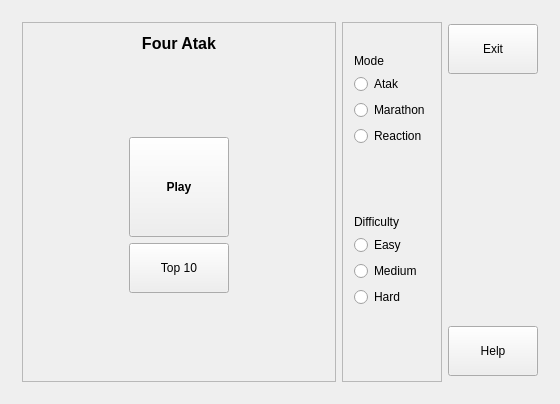
<?xml version="1.0" encoding="UTF-8"?>
<ui version="4.0">
 <class>MainWindow</class>
 <widget class="QMainWindow" name="MainWindow">
  <property name="geometry">
   <rect>
    <x>0</x>
    <y>0</y>
    <width>560</width>
    <height>402</height>
   </rect>
  </property>
  <property name="windowTitle">
   <string>MainWindow</string>
  </property>
  <widget class="QWidget" name="centralWidget">
   <layout class="QGridLayout" name="gridLayout_5">
    <item row="0" column="0">
     <widget class="QStackedWidget" name="stack">
      <property name="currentIndex">
       <number>0</number>
      </property>
      <widget class="QWidget" name="pageMenu">
       <layout class="QGridLayout" name="gridLayout_6">
        <item row="0" column="0" rowspan="4">
         <widget class="QFrame" name="frame_4">
          <property name="frameShape">
           <enum>QFrame::StyledPanel</enum>
          </property>
          <property name="frameShadow">
           <enum>QFrame::Raised</enum>
          </property>
          <layout class="QGridLayout" name="gridLayout_2">
           <item row="0" column="0" colspan="3">
            <widget class="QLabel" name="label_3">
             <property name="font">
              <font>
               <pointsize>12</pointsize>
               <weight>75</weight>
               <bold>true</bold>
              </font>
             </property>
             <property name="text">
              <string>Four Atak</string>
             </property>
             <property name="alignment">
              <set>Qt::AlignCenter</set>
             </property>
            </widget>
           </item>
           <item row="2" column="0">
            <spacer name="horizontalSpacer_2">
             <property name="orientation">
              <enum>Qt::Horizontal</enum>
             </property>
             <property name="sizeHint" stdset="0">
              <size>
               <width>72</width>
               <height>97</height>
              </size>
             </property>
            </spacer>
           </item>
           <item row="2" column="1">
            <widget class="QPushButton" name="btnPlayMenu">
             <property name="sizePolicy">
              <sizepolicy hsizetype="Preferred" vsizetype="MinimumExpanding">
               <horstretch>0</horstretch>
               <verstretch>0</verstretch>
              </sizepolicy>
             </property>
             <property name="minimumSize">
              <size>
               <width>100</width>
               <height>100</height>
              </size>
             </property>
             <property name="maximumSize">
              <size>
               <width>100</width>
               <height>100</height>
              </size>
             </property>
             <property name="font">
              <font>
               <pointsize>9</pointsize>
               <weight>75</weight>
               <bold>true</bold>
              </font>
             </property>
             <property name="layoutDirection">
              <enum>Qt::LeftToRight</enum>
             </property>
             <property name="styleSheet">
              <string notr="true">padding:9px</string>
             </property>
             <property name="text">
              <string>Play</string>
             </property>
            </widget>
           </item>
           <item row="2" column="2">
            <spacer name="horizontalSpacer">
             <property name="orientation">
              <enum>Qt::Horizontal</enum>
             </property>
             <property name="sizeHint" stdset="0">
              <size>
               <width>40</width>
               <height>20</height>
              </size>
             </property>
            </spacer>
           </item>
           <item row="3" column="1">
            <widget class="QPushButton" name="btnScoreMenu">
             <property name="minimumSize">
              <size>
               <width>90</width>
               <height>50</height>
              </size>
             </property>
             <property name="maximumSize">
              <size>
               <width>100</width>
               <height>16777215</height>
              </size>
             </property>
             <property name="styleSheet">
              <string notr="true">padding:9px</string>
             </property>
             <property name="text">
              <string>Top 10</string>
             </property>
            </widget>
           </item>
           <item row="4" column="1">
            <spacer name="verticalSpacer_3">
             <property name="orientation">
              <enum>Qt::Vertical</enum>
             </property>
             <property name="sizeHint" stdset="0">
              <size>
               <width>20</width>
               <height>40</height>
              </size>
             </property>
            </spacer>
           </item>
           <item row="1" column="1">
            <spacer name="verticalSpacer_4">
             <property name="orientation">
              <enum>Qt::Vertical</enum>
             </property>
             <property name="sizeHint" stdset="0">
              <size>
               <width>20</width>
               <height>40</height>
              </size>
             </property>
            </spacer>
           </item>
          </layout>
         </widget>
        </item>
        <item row="0" column="1" rowspan="4">
         <widget class="QFrame" name="frame_2">
          <property name="frameShape">
           <enum>QFrame::StyledPanel</enum>
          </property>
          <property name="frameShadow">
           <enum>QFrame::Raised</enum>
          </property>
          <property name="lineWidth">
           <number>1</number>
          </property>
          <layout class="QGridLayout" name="gridLayout_11">
           <item row="1" column="0">
            <widget class="QLabel" name="label_2">
             <property name="font">
              <font>
               <pointsize>9</pointsize>
              </font>
             </property>
             <property name="styleSheet">
              <string notr="true"/>
             </property>
             <property name="text">
              <string>Mode</string>
             </property>
            </widget>
           </item>
           <item row="2" column="0">
            <widget class="QRadioButton" name="rdoAtak">
             <property name="focusPolicy">
              <enum>Qt::NoFocus</enum>
             </property>
             <property name="styleSheet">
              <string notr="true"/>
             </property>
             <property name="text">
              <string>Atak</string>
             </property>
            </widget>
           </item>
           <item row="3" column="0">
            <widget class="QRadioButton" name="rdoMarathon">
             <property name="focusPolicy">
              <enum>Qt::NoFocus</enum>
             </property>
             <property name="styleSheet">
              <string notr="true"/>
             </property>
             <property name="text">
              <string>Marathon</string>
             </property>
            </widget>
           </item>
           <item row="4" column="0">
            <widget class="QRadioButton" name="rdoReact">
             <property name="focusPolicy">
              <enum>Qt::NoFocus</enum>
             </property>
             <property name="styleSheet">
              <string notr="true"/>
             </property>
             <property name="text">
              <string>Reaction</string>
             </property>
            </widget>
           </item>
           <item row="5" column="0">
            <spacer name="verticalSpacer_5">
             <property name="orientation">
              <enum>Qt::Vertical</enum>
             </property>
             <property name="sizeHint" stdset="0">
              <size>
               <width>20</width>
               <height>30</height>
              </size>
             </property>
            </spacer>
           </item>
           <item row="6" column="0">
            <widget class="QLabel" name="lblDifficulty">
             <property name="font">
              <font>
               <pointsize>9</pointsize>
              </font>
             </property>
             <property name="styleSheet">
              <string notr="true"/>
             </property>
             <property name="text">
              <string>Difficulty</string>
             </property>
            </widget>
           </item>
           <item row="7" column="0">
            <widget class="QRadioButton" name="rdoEasy">
             <property name="focusPolicy">
              <enum>Qt::NoFocus</enum>
             </property>
             <property name="styleSheet">
              <string notr="true"/>
             </property>
             <property name="text">
              <string>Easy</string>
             </property>
            </widget>
           </item>
           <item row="8" column="0">
            <widget class="QRadioButton" name="rdoMedium">
             <property name="focusPolicy">
              <enum>Qt::NoFocus</enum>
             </property>
             <property name="styleSheet">
              <string notr="true"/>
             </property>
             <property name="text">
              <string>Medium</string>
             </property>
            </widget>
           </item>
           <item row="9" column="0">
            <widget class="QRadioButton" name="rdoHard">
             <property name="focusPolicy">
              <enum>Qt::NoFocus</enum>
             </property>
             <property name="styleSheet">
              <string notr="true"/>
             </property>
             <property name="text">
              <string>Hard</string>
             </property>
            </widget>
           </item>
           <item row="0" column="0">
            <spacer name="verticalSpacer_7">
             <property name="orientation">
              <enum>Qt::Vertical</enum>
             </property>
             <property name="sizeType">
              <enum>QSizePolicy::Fixed</enum>
             </property>
             <property name="sizeHint" stdset="0">
              <size>
               <width>20</width>
               <height>20</height>
              </size>
             </property>
            </spacer>
           </item>
           <item row="10" column="0">
            <spacer name="verticalSpacer_8">
             <property name="orientation">
              <enum>Qt::Vertical</enum>
             </property>
             <property name="sizeType">
              <enum>QSizePolicy::MinimumExpanding</enum>
             </property>
             <property name="sizeHint" stdset="0">
              <size>
               <width>20</width>
               <height>25</height>
              </size>
             </property>
            </spacer>
           </item>
          </layout>
         </widget>
        </item>
        <item row="0" column="2">
         <widget class="QPushButton" name="btnExit">
          <property name="minimumSize">
           <size>
            <width>90</width>
            <height>50</height>
           </size>
          </property>
          <property name="maximumSize">
           <size>
            <width>16777215</width>
            <height>45</height>
           </size>
          </property>
          <property name="layoutDirection">
           <enum>Qt::LeftToRight</enum>
          </property>
          <property name="styleSheet">
           <string notr="true">padding:9px</string>
          </property>
          <property name="text">
           <string>Exit</string>
          </property>
         </widget>
        </item>
        <item row="1" column="2">
         <spacer name="verticalSpacer_6">
          <property name="orientation">
           <enum>Qt::Vertical</enum>
          </property>
          <property name="sizeHint" stdset="0">
           <size>
            <width>20</width>
            <height>40</height>
           </size>
          </property>
         </spacer>
        </item>
        <item row="2" column="2">
         <widget class="QPushButton" name="btnHelp">
          <property name="minimumSize">
           <size>
            <width>90</width>
            <height>50</height>
           </size>
          </property>
          <property name="styleSheet">
           <string notr="true">padding:9px</string>
          </property>
          <property name="text">
           <string>Help</string>
          </property>
         </widget>
        </item>
       </layout>
      </widget>
      <widget class="QWidget" name="pageGame">
       <layout class="QGridLayout" name="gridLayout">
        <item row="0" column="0" rowspan="9">
         <widget class="QFrame" name="frameArea">
          <property name="frameShape">
           <enum>QFrame::StyledPanel</enum>
          </property>
          <property name="frameShadow">
           <enum>QFrame::Raised</enum>
          </property>
          <widget class="QLabel" name="lblGameMessage">
           <property name="geometry">
            <rect>
             <x>10</x>
             <y>70</y>
             <width>401</width>
             <height>61</height>
            </rect>
           </property>
           <property name="font">
            <font>
             <pointsize>10</pointsize>
             <weight>75</weight>
             <bold>true</bold>
            </font>
           </property>
           <property name="text">
            <string/>
           </property>
           <property name="alignment">
            <set>Qt::AlignCenter</set>
           </property>
          </widget>
         </widget>
        </item>
        <item row="2" column="1">
         <widget class="QLabel" name="label">
          <property name="text">
           <string>Time</string>
          </property>
         </widget>
        </item>
        <item row="3" column="1">
         <widget class="QLCDNumber" name="lcdTime">
          <property name="minimumSize">
           <size>
            <width>0</width>
            <height>45</height>
           </size>
          </property>
          <property name="maximumSize">
           <size>
            <width>90</width>
            <height>16777215</height>
           </size>
          </property>
          <property name="styleSheet">
           <string notr="true"/>
          </property>
          <property name="frameShape">
           <enum>QFrame::Box</enum>
          </property>
          <property name="frameShadow">
           <enum>QFrame::Raised</enum>
          </property>
          <property name="smallDecimalPoint">
           <bool>true</bool>
          </property>
          <property name="numDigits">
           <number>4</number>
          </property>
          <property name="digitCount">
           <number>4</number>
          </property>
         </widget>
        </item>
        <item row="4" column="1">
         <widget class="QLabel" name="labelGameHits">
          <property name="text">
           <string>Hits</string>
          </property>
         </widget>
        </item>
        <item row="5" column="1">
         <widget class="QLCDNumber" name="lcdScore">
          <property name="minimumSize">
           <size>
            <width>0</width>
            <height>45</height>
           </size>
          </property>
          <property name="numDigits">
           <number>3</number>
          </property>
          <property name="digitCount">
           <number>3</number>
          </property>
         </widget>
        </item>
        <item row="6" column="1">
         <spacer name="verticalSpacer">
          <property name="orientation">
           <enum>Qt::Vertical</enum>
          </property>
          <property name="sizeHint" stdset="0">
           <size>
            <width>77</width>
            <height>48</height>
           </size>
          </property>
         </spacer>
        </item>
        <item row="7" column="1">
         <widget class="QPushButton" name="btnStart">
          <property name="minimumSize">
           <size>
            <width>90</width>
            <height>50</height>
           </size>
          </property>
          <property name="styleSheet">
           <string notr="true">padding:9px</string>
          </property>
          <property name="text">
           <string>Start</string>
          </property>
         </widget>
        </item>
        <item row="0" column="1">
         <widget class="QPushButton" name="btnBackGame">
          <property name="minimumSize">
           <size>
            <width>90</width>
            <height>50</height>
           </size>
          </property>
          <property name="styleSheet">
           <string notr="true">padding:9px</string>
          </property>
          <property name="text">
           <string>Back</string>
          </property>
         </widget>
        </item>
       </layout>
      </widget>
      <widget class="QWidget" name="pageHelp">
       <layout class="QGridLayout" name="gridLayout_3">
        <item row="0" column="0" rowspan="2">
         <widget class="QFrame" name="frame_3">
          <property name="frameShape">
           <enum>QFrame::StyledPanel</enum>
          </property>
          <property name="frameShadow">
           <enum>QFrame::Raised</enum>
          </property>
          <layout class="QGridLayout" name="gridLayout_4">
           <item row="0" column="0">
            <widget class="QLabel" name="label_4">
             <property name="font">
              <font>
               <pointsize>11</pointsize>
               <weight>75</weight>
               <bold>true</bold>
              </font>
             </property>
             <property name="text">
              <string>Help</string>
             </property>
            </widget>
           </item>
           <item row="1" column="0">
            <widget class="QTextBrowser" name="textBrowser">
             <property name="font">
              <font>
               <pointsize>6</pointsize>
              </font>
             </property>
             <property name="html">
              <string>&lt;!DOCTYPE HTML PUBLIC &quot;-//W3C//DTD HTML 4.0//EN&quot; &quot;http://www.w3.org/TR/REC-html40/strict.dtd&quot;&gt;
&lt;html&gt;&lt;head&gt;&lt;meta name=&quot;qrichtext&quot; content=&quot;1&quot; /&gt;&lt;style type=&quot;text/css&quot;&gt;
p, li { white-space: pre-wrap; }
&lt;/style&gt;&lt;/head&gt;&lt;body style=&quot; font-family:'MS Shell Dlg 2'; font-size:6pt; font-weight:400; font-style:normal;&quot;&gt;
&lt;p style=&quot; margin-top:0px; margin-bottom:0px; margin-left:0px; margin-right:0px; -qt-block-indent:0; text-indent:0px;&quot;&gt;&lt;span style=&quot; font-size:8pt;&quot;&gt;Four Atak 1.1.0&lt;/span&gt;&lt;/p&gt;
&lt;p style=&quot; margin-top:0px; margin-bottom:0px; margin-left:0px; margin-right:0px; -qt-block-indent:0; text-indent:0px;&quot;&gt;&lt;span style=&quot; font-size:8pt;&quot;&gt;(c) T.Makalainen, 2011&lt;/span&gt;&lt;/p&gt;
&lt;p style=&quot;-qt-paragraph-type:empty; margin-top:0px; margin-bottom:0px; margin-left:0px; margin-right:0px; -qt-block-indent:0; text-indent:0px; font-size:8pt;&quot;&gt;&lt;/p&gt;
&lt;p style=&quot; margin-top:0px; margin-bottom:0px; margin-left:0px; margin-right:0px; -qt-block-indent:0; text-indent:0px;&quot;&gt;&lt;span style=&quot; font-size:8pt;&quot;&gt;Gameplay:  Click four buttons in game area either in numerical or in alphabetical order depending on the difficulty level. Gameplay is different in Reaction-mode, see below. &lt;/span&gt;&lt;/p&gt;
&lt;p style=&quot;-qt-paragraph-type:empty; margin-top:0px; margin-bottom:0px; margin-left:0px; margin-right:0px; -qt-block-indent:0; text-indent:0px; font-size:8pt;&quot;&gt;&lt;/p&gt;
&lt;p style=&quot; margin-top:0px; margin-bottom:0px; margin-left:0px; margin-right:0px; -qt-block-indent:0; text-indent:0px;&quot;&gt;&lt;span style=&quot; font-size:8pt;&quot;&gt;Modes: &lt;/span&gt;&lt;/p&gt;
&lt;p style=&quot; margin-top:0px; margin-bottom:0px; margin-left:0px; margin-right:0px; -qt-block-indent:0; text-indent:0px;&quot;&gt;&lt;span style=&quot; font-size:8pt;&quot;&gt;- Atak-mode is a quick game with four buttons appearing four times. If you fail four times, it's game over. Try to get the fastest time.&lt;/span&gt;&lt;/p&gt;
&lt;p style=&quot; margin-top:0px; margin-bottom:0px; margin-left:0px; margin-right:0px; -qt-block-indent:0; text-indent:0px;&quot;&gt;&lt;span style=&quot; font-size:8pt;&quot;&gt;- Marathon-mode is similar, but lasts one minute. Fails are not counted. Try to hit as many buttons as possible.&lt;/span&gt;&lt;/p&gt;
&lt;p style=&quot; margin-top:0px; margin-bottom:0px; margin-left:0px; margin-right:0px; -qt-block-indent:0; text-indent:0px;&quot;&gt;&lt;span style=&quot; font-size:8pt;&quot;&gt;- In Reaction-mode very big button is shown in random intervals from 0.5 to 4.5 seconds. Hit three times, and two best times of those reactions are averaged.&lt;/span&gt;&lt;/p&gt;
&lt;p style=&quot;-qt-paragraph-type:empty; margin-top:0px; margin-bottom:0px; margin-left:0px; margin-right:0px; -qt-block-indent:0; text-indent:0px; font-size:8pt;&quot;&gt;&lt;/p&gt;
&lt;p style=&quot; margin-top:0px; margin-bottom:0px; margin-left:0px; margin-right:0px; -qt-block-indent:0; text-indent:0px;&quot;&gt;&lt;span style=&quot; font-size:8pt;&quot;&gt;Levels (not available in Reaction-mode):&lt;/span&gt;&lt;/p&gt;
&lt;p style=&quot; margin-top:0px; margin-bottom:0px; margin-left:0px; margin-right:0px; -qt-block-indent:0; text-indent:0px;&quot;&gt;&lt;span style=&quot; font-size:8pt;&quot;&gt;- Easy: Buttons have numbers from one to four.&lt;/span&gt;&lt;/p&gt;
&lt;p style=&quot; margin-top:0px; margin-bottom:0px; margin-left:0px; margin-right:0px; -qt-block-indent:0; text-indent:0px;&quot;&gt;&lt;span style=&quot; font-size:8pt;&quot;&gt;- Medium: Random numbers from one to nine.&lt;/span&gt;&lt;/p&gt;
&lt;p style=&quot; margin-top:0px; margin-bottom:0px; margin-left:0px; margin-right:0px; -qt-block-indent:0; text-indent:0px;&quot;&gt;&lt;span style=&quot; font-size:8pt;&quot;&gt;- Hard: Random (English) alphabets are  used.&lt;/span&gt;&lt;/p&gt;
&lt;p style=&quot;-qt-paragraph-type:empty; margin-top:0px; margin-bottom:0px; margin-left:0px; margin-right:0px; -qt-block-indent:0; text-indent:0px; font-size:8pt;&quot;&gt;&lt;/p&gt;
&lt;p style=&quot; margin-top:0px; margin-bottom:0px; margin-left:0px; margin-right:0px; -qt-block-indent:0; text-indent:0px;&quot;&gt;&lt;span style=&quot; font-size:8pt;&quot;&gt;High Scores:&lt;/span&gt;&lt;/p&gt;
&lt;p style=&quot; margin-top:0px; margin-bottom:0px; margin-left:0px; margin-right:0px; -qt-block-indent:0; text-indent:0px;&quot;&gt;&lt;span style=&quot; font-size:8pt;&quot;&gt;- Top 10 lists for each mode and levels are saved. Lists can be cleared using Clear-button.&lt;/span&gt;&lt;/p&gt;
&lt;p style=&quot;-qt-paragraph-type:empty; margin-top:0px; margin-bottom:0px; margin-left:0px; margin-right:0px; -qt-block-indent:0; text-indent:0px;&quot;&gt;&lt;/p&gt;
&lt;p style=&quot; margin-top:0px; margin-bottom:0px; margin-left:0px; margin-right:0px; -qt-block-indent:0; text-indent:0px;&quot;&gt;&lt;span style=&quot; font-size:8pt;&quot;&gt;Tips:&lt;/span&gt;&lt;/p&gt;
&lt;p style=&quot; margin-top:0px; margin-bottom:0px; margin-left:0px; margin-right:0px; -qt-block-indent:0; text-indent:0px;&quot;&gt;&lt;span style=&quot; font-size:8pt;&quot;&gt;- Instead of clicking Start-button, you may click on the game area to start the game.&lt;/span&gt;&lt;/p&gt;
&lt;p style=&quot; margin-top:0px; margin-bottom:0px; margin-left:0px; margin-right:0px; -qt-block-indent:0; text-indent:0px;&quot;&gt;&lt;span style=&quot; font-size:8pt;&quot;&gt;- Try different techniques. Rotate and tilt device and find your fastest fingers to get the best result.&lt;/span&gt;&lt;/p&gt;&lt;/body&gt;&lt;/html&gt;</string>
             </property>
             <property name="textInteractionFlags">
              <set>Qt::NoTextInteraction</set>
             </property>
            </widget>
           </item>
          </layout>
         </widget>
        </item>
        <item row="0" column="1">
         <widget class="QPushButton" name="btnBackHelp">
          <property name="minimumSize">
           <size>
            <width>90</width>
            <height>50</height>
           </size>
          </property>
          <property name="maximumSize">
           <size>
            <width>90</width>
            <height>16777215</height>
           </size>
          </property>
          <property name="styleSheet">
           <string notr="true">padding:9px</string>
          </property>
          <property name="text">
           <string>Back</string>
          </property>
         </widget>
        </item>
        <item row="1" column="1">
         <spacer name="verticalSpacer_2">
          <property name="orientation">
           <enum>Qt::Vertical</enum>
          </property>
          <property name="sizeHint" stdset="0">
           <size>
            <width>20</width>
            <height>307</height>
           </size>
          </property>
         </spacer>
        </item>
       </layout>
      </widget>
      <widget class="QWidget" name="pageScore">
       <layout class="QGridLayout" name="gridLayout_10">
        <item row="0" column="0">
         <widget class="QLabel" name="label_5">
          <property name="font">
           <font>
            <pointsize>11</pointsize>
            <weight>75</weight>
            <bold>true</bold>
           </font>
          </property>
          <property name="text">
           <string>Top 10</string>
          </property>
         </widget>
        </item>
        <item row="0" column="1" rowspan="9">
         <widget class="QFrame" name="frame">
          <property name="frameShape">
           <enum>QFrame::StyledPanel</enum>
          </property>
          <property name="frameShadow">
           <enum>QFrame::Raised</enum>
          </property>
          <layout class="QGridLayout" name="gridLayout_7">
           <item row="0" column="0">
            <spacer name="verticalSpacer_12">
             <property name="orientation">
              <enum>Qt::Vertical</enum>
             </property>
             <property name="sizeType">
              <enum>QSizePolicy::Fixed</enum>
             </property>
             <property name="sizeHint" stdset="0">
              <size>
               <width>20</width>
               <height>20</height>
              </size>
             </property>
            </spacer>
           </item>
           <item row="1" column="0">
            <widget class="QLabel" name="label_7">
             <property name="font">
              <font>
               <pointsize>9</pointsize>
              </font>
             </property>
             <property name="text">
              <string>Mode</string>
             </property>
            </widget>
           </item>
           <item row="2" column="0">
            <widget class="QRadioButton" name="rdoAtakScore">
             <property name="focusPolicy">
              <enum>Qt::NoFocus</enum>
             </property>
             <property name="styleSheet">
              <string notr="true"/>
             </property>
             <property name="text">
              <string>Atak</string>
             </property>
            </widget>
           </item>
           <item row="3" column="0">
            <widget class="QRadioButton" name="rdoMarathonScore">
             <property name="focusPolicy">
              <enum>Qt::NoFocus</enum>
             </property>
             <property name="styleSheet">
              <string/>
             </property>
             <property name="text">
              <string>Marathon</string>
             </property>
            </widget>
           </item>
           <item row="4" column="0">
            <widget class="QRadioButton" name="rdoReactionScore">
             <property name="focusPolicy">
              <enum>Qt::NoFocus</enum>
             </property>
             <property name="styleSheet">
              <string/>
             </property>
             <property name="text">
              <string>Reaction</string>
             </property>
            </widget>
           </item>
           <item row="5" column="0">
            <spacer name="verticalSpacer_10">
             <property name="orientation">
              <enum>Qt::Vertical</enum>
             </property>
             <property name="sizeHint" stdset="0">
              <size>
               <width>20</width>
               <height>30</height>
              </size>
             </property>
            </spacer>
           </item>
           <item row="6" column="0">
            <widget class="QLabel" name="lblDifficultyScore">
             <property name="font">
              <font>
               <pointsize>9</pointsize>
              </font>
             </property>
             <property name="text">
              <string>Difficulty</string>
             </property>
            </widget>
           </item>
           <item row="7" column="0">
            <widget class="QRadioButton" name="rdoEasyScore">
             <property name="focusPolicy">
              <enum>Qt::NoFocus</enum>
             </property>
             <property name="styleSheet">
              <string notr="true"/>
             </property>
             <property name="text">
              <string>Easy</string>
             </property>
            </widget>
           </item>
           <item row="8" column="0">
            <widget class="QRadioButton" name="rdoMediumScore">
             <property name="focusPolicy">
              <enum>Qt::NoFocus</enum>
             </property>
             <property name="styleSheet">
              <string notr="true"/>
             </property>
             <property name="text">
              <string>Medium</string>
             </property>
            </widget>
           </item>
           <item row="9" column="0">
            <widget class="QRadioButton" name="rdoHardScore">
             <property name="focusPolicy">
              <enum>Qt::NoFocus</enum>
             </property>
             <property name="styleSheet">
              <string notr="true"/>
             </property>
             <property name="text">
              <string>Hard</string>
             </property>
            </widget>
           </item>
           <item row="10" column="0">
            <spacer name="verticalSpacer_9">
             <property name="orientation">
              <enum>Qt::Vertical</enum>
             </property>
             <property name="sizeType">
              <enum>QSizePolicy::MinimumExpanding</enum>
             </property>
             <property name="sizeHint" stdset="0">
              <size>
               <width>20</width>
               <height>25</height>
              </size>
             </property>
            </spacer>
           </item>
          </layout>
         </widget>
        </item>
        <item row="0" column="2">
         <widget class="QPushButton" name="btnBackScore">
          <property name="minimumSize">
           <size>
            <width>90</width>
            <height>50</height>
           </size>
          </property>
          <property name="maximumSize">
           <size>
            <width>90</width>
            <height>16777215</height>
           </size>
          </property>
          <property name="styleSheet">
           <string notr="true">padding:9px</string>
          </property>
          <property name="text">
           <string>Back</string>
          </property>
         </widget>
        </item>
        <item row="1" column="0" rowspan="8">
         <widget class="QTableWidget" name="tableScores">
          <property name="editTriggers">
           <set>QAbstractItemView::NoEditTriggers</set>
          </property>
          <property name="cornerButtonEnabled">
           <bool>false</bool>
          </property>
         </widget>
        </item>
        <item row="1" column="2">
         <spacer name="horizontalSpacer_9">
          <property name="orientation">
           <enum>Qt::Horizontal</enum>
          </property>
          <property name="sizeType">
           <enum>QSizePolicy::Fixed</enum>
          </property>
          <property name="sizeHint" stdset="0">
           <size>
            <width>80</width>
            <height>109</height>
           </size>
          </property>
         </spacer>
        </item>
        <item row="6" column="2">
         <spacer name="horizontalSpacer_10">
          <property name="orientation">
           <enum>Qt::Horizontal</enum>
          </property>
          <property name="sizeType">
           <enum>QSizePolicy::Fixed</enum>
          </property>
          <property name="sizeHint" stdset="0">
           <size>
            <width>80</width>
            <height>109</height>
           </size>
          </property>
         </spacer>
        </item>
        <item row="7" column="2">
         <widget class="QPushButton" name="btnClearScore">
          <property name="minimumSize">
           <size>
            <width>90</width>
            <height>50</height>
           </size>
          </property>
          <property name="styleSheet">
           <string notr="true">padding:9px</string>
          </property>
          <property name="text">
           <string>Clear</string>
          </property>
         </widget>
        </item>
       </layout>
      </widget>
      <widget class="QWidget" name="pageAbout">
       <layout class="QGridLayout" name="gridLayout_22">
        <item row="0" column="0">
         <widget class="QLabel" name="label_11">
          <property name="font">
           <font>
            <pointsize>11</pointsize>
            <weight>75</weight>
            <bold>true</bold>
           </font>
          </property>
          <property name="text">
           <string>About</string>
          </property>
         </widget>
        </item>
        <item row="0" column="1">
         <widget class="QPushButton" name="btnBackAbout">
          <property name="minimumSize">
           <size>
            <width>90</width>
            <height>50</height>
           </size>
          </property>
          <property name="maximumSize">
           <size>
            <width>90</width>
            <height>16777215</height>
           </size>
          </property>
          <property name="styleSheet">
           <string notr="true">padding:9px</string>
          </property>
          <property name="text">
           <string>Back</string>
          </property>
         </widget>
        </item>
        <item row="1" column="0">
         <widget class="QLabel" name="label_12">
          <property name="font">
           <font>
            <pointsize>12</pointsize>
            <weight>75</weight>
            <bold>true</bold>
           </font>
          </property>
          <property name="text">
           <string>Four Atak 1.1.0</string>
          </property>
          <property name="alignment">
           <set>Qt::AlignCenter</set>
          </property>
         </widget>
        </item>
        <item row="2" column="0">
         <widget class="QLabel" name="label_13">
          <property name="font">
           <font>
            <pointsize>10</pointsize>
           </font>
          </property>
          <property name="text">
           <string>(c) T.Makalainen, 2011</string>
          </property>
          <property name="alignment">
           <set>Qt::AlignCenter</set>
          </property>
         </widget>
        </item>
        <item row="3" column="0">
         <spacer name="verticalSpacer_11">
          <property name="orientation">
           <enum>Qt::Vertical</enum>
          </property>
          <property name="sizeHint" stdset="0">
           <size>
            <width>20</width>
            <height>180</height>
           </size>
          </property>
         </spacer>
        </item>
       </layout>
      </widget>
     </widget>
    </item>
   </layout>
  </widget>
 </widget>
 <layoutdefault spacing="6" margin="11"/>
 <resources/>
 <connections/>
</ui>
